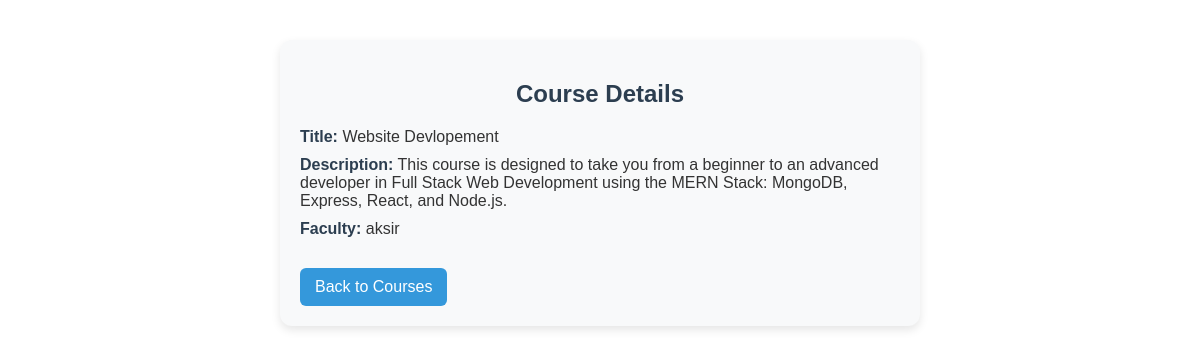
Screenshot of /course_details/1/ with the database file from the repository.
### elearnapp/models.py (models this page shows, shortened)
class Course(models.Model):
    title = models.CharField(max_length=200)
    description = models.TextField()
    faculty = models.ForeignKey(CustomUser, on_delete=models.CASCADE, limit_choices_to={'role': 'faculty'})
    students = models.ManyToManyField(CustomUser, related_name='enrolled_courses', limit_choices_to={'role': 'student'})
    start_date = models.DateField(null=True, blank=True)  # Allow null values for existing data
    image = models.ImageField(upload_to='course_images/', null=True, blank=True)  # New field

class CustomUser(AbstractUser):
    ROLE_CHOICES = [
        ('student', 'Student'),
        ('faculty', 'Faculty'),
        ('admin', 'Admin'),
    ]
    role = models.CharField(max_length=10, choices=ROLE_CHOICES)
    groups = models.ManyToManyField(Group, related_name="customuser_groups", blank=True)
    user_permissions = models.ManyToManyField(Permission, related_name="customuser_permissions", blank=True)

### elearnapp/views.py (the view)
# urls.py: path("course_details/<int:course_id>/", views.course_details, name="course_details"),
def course_details(request, course_id):
    course = get_object_or_404(Course, id=course_id)  # Get course details
    return render(request, "course_details.html", {"course": course})

### elearnapp/templates/course_details.html (shortened to what this page needs)
  <div class="course-details">
    <h2>Course Details</h2>
    <p><strong>Title:</strong> {{ course.title }}</p>
    <p><strong>Description:</strong> {{ course.description }}</p>
    <p><strong>Faculty:</strong> {{ course.faculty.username }}</p>
    <a href="{% url 'available_courses' %}">Back to Courses</a>
  </div>

### elearnapp/templates/course_details.html (style rules this page uses)
.course-details { max-width: 600px; margin: 40px auto; padding: 20px; background-color: #f8f9fa; border-radius: 12px; box-shadow: 0 4px 10px rgba(0, 0, 0, 0.1); font-family: Arial, sans-serif; }
.course-details h2 { text-align: center; color: #2c3e50; margin-bottom: 20px; }
.course-details p { font-size: 16px; margin: 10px 0; color: #333; }
.course-details strong { color: #2c3e50; }
.course-details a { display: inline-block; margin-top: 20px; text-decoration: none; color: #ffffff; background-color: #3498db; padding: 10px 15px; border-radius: 6px; transition: background-color 0.3s ease; }

### rows the page displays
Course: title "Website Devlopement", description "This course is designed to take you from a beginner to an advanced developer in Full Stack Web Development using the MERN Stack: MongoDB, Express, React, and Node.js.", faculty.username "aksir"
